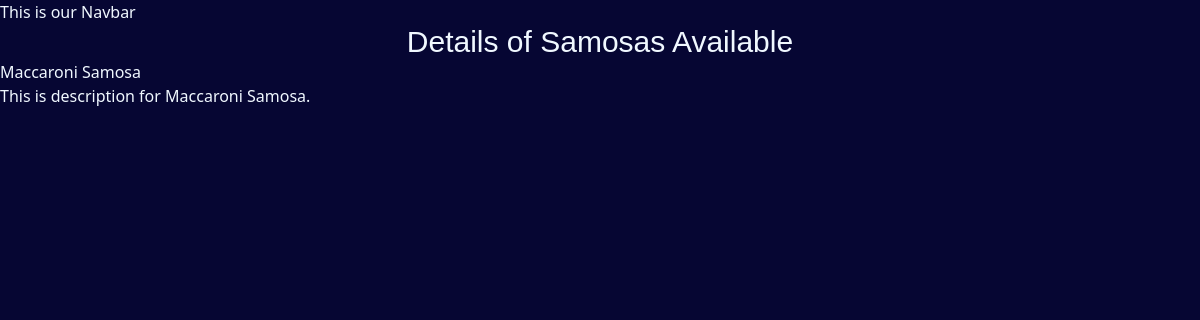
/bisu/2/, run on the app's committed database.
### bisu/models.py (models this page shows, shortened)
class SamosaVariety(models.Model):
    SAMOSA_TYPE_CHOICE = [
        ('PN','Paneer'),
        ('AL','Aloo'),
        ('PJ','Punjabi'),
        ('PS','Pasta'),
        ('CM','Chowmein'),
    ]
    name = models.CharField(max_length=100)
    image = models.ImageField(upload_to='bisu/')
    date_added = models.DateTimeField(default=timezone.now)
    type = models.CharField(max_length=2,choices=SAMOSA_TYPE_CHOICE)
    description = models.TextField(default='')

### bisu/views.py (the view)
# urls.py: path('<int:samosa_id>/',views.samosa_detail,name='samosa_detail'),
def samosa_detail(req,samosa_id):
    samosa = get_object_or_404(SamosaVariety,pk= samosa_id)
    return render(req,'bisu/samosa_detail.html',{'samosa':samosa})

### bisu/templates/bisu/samosa_detail.html (shortened to what this page needs)
{% extends "layout.html" %}
{% block content %}
<h1 class="text-3xl no-underline">Details of Samosas Available</h1>
<h2>{{samosa.name}}</h2>
<p>{{samosa.description}}</p>
{% endblock %}

### static/style.css (style rules this page uses)
body { background-color: rgb(6, 6, 51); color: aliceblue; }
h1 { font-family: sans-serif; text-align: center; text-decoration: underline red; }

### data on the page
SamosaVariety: name "Maccaroni Samosa", description "This is description for Maccaroni Samosa."
